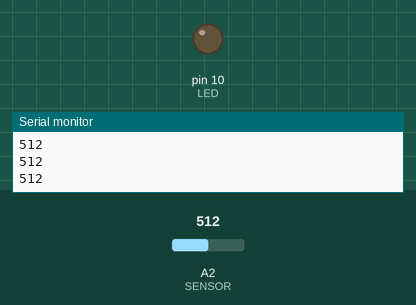
Bench run of a sketch on a simulated Arduino Uno, built with avr-gcc and run on an emulated ATmega328P. On the bench: output pins drawn as LEDs (lit = HIGH), the last lines printed to the serial monitor. The test bench sets the inputs (shaded band); at power-on: A2 (SENSOR) = 512.

Above: at 1.2 s.
1.3 s: A2 (SENSOR) set to 164
2.8 s: A2 (SENSOR) set to 138
At 3.5 s:
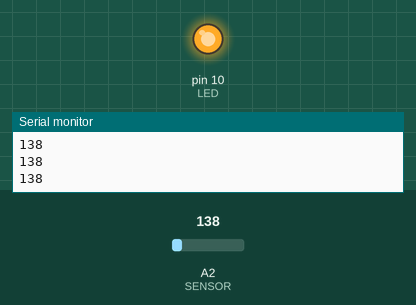
4.3 s: A2 (SENSOR) set to 160
At 4.6 s:
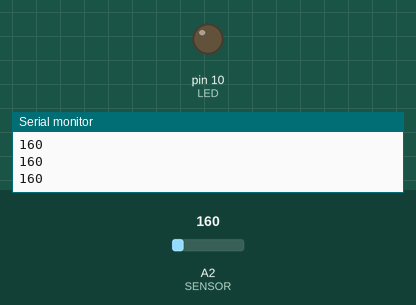
5.8 s: A2 (SENSOR) set to 140
At 7.0 s:
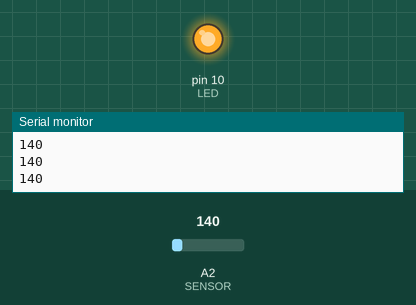
Timing chart, 0 to 8.3 s (numbered marks = the images above; inputs shaded):
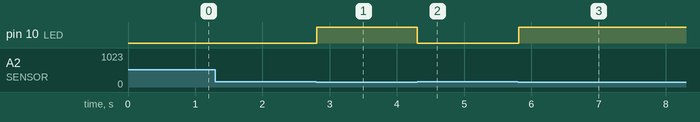

The sketch:

LDR.ino
```cpp
#define SENSOR A2
#define LED 10

int valorSensor =0;

void setup() {
 pinMode(SENSOR, INPUT);
 pinMode(LED, OUTPUT);
 Serial.begin(9600);

}

void loop() {
  valorSensor = analogRead(SENSOR);
  Serial.println(valorSensor);

 if(valorSensor <150)
 {
    digitalWrite(LED, HIGH);

 }

 else
 {
  digitalWrite(LED, LOW);
 }

}
```

Measured:
- the behaviour switches between 150 and 149 on A2 (SENSOR) (found by bisection; images 0 and 1)
- after the input at 2.8 s, pin 10 (LED): LOW → HIGH at once
- after the input at 4.3 s, pin 10 (LED): HIGH → LOW at once
- after the input at 5.8 s, pin 10 (LED): LOW → HIGH at once
